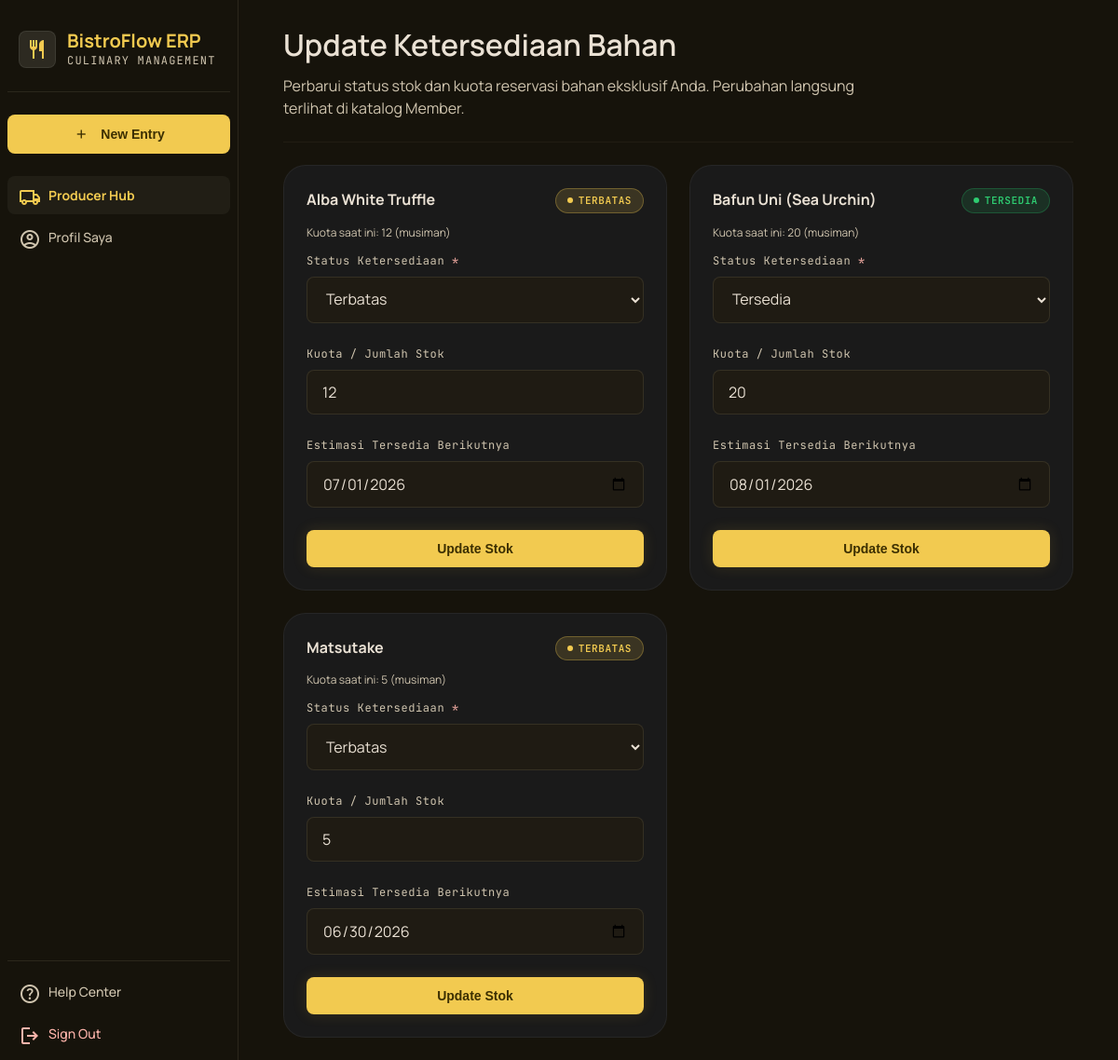
Page /produsen/update_stok.php (signed in) on the committed database.
### tables this page shows
CREATE TABLE bahan (
    bahan_id INT(11) NOT NULL AUTO_INCREMENT,
    nama_bahan VARCHAR(150) NOT NULL UNIQUE,
    asal_daerah VARCHAR(200) NOT NULL,
    narasi_cerita_bahan TEXT NOT NULL,
    nama_petani VARCHAR(100) NOT NULL,
    sertifikasi VARCHAR(200),
    status_ketersediaan ENUM('tersedia','terbatas','habis') NOT NULL DEFAULT 'tersedia',
    is_musiman TINYINT(1) NOT NULL DEFAULT 0,
    kuota_reservasi INT DEFAULT 0,
    estimasi_tersedia_berikutnya DATE,
    path_file_server VARCHAR(500),
    produsen_id INT(11) DEFAULT NULL,
    PRIMARY KEY (bahan_id),
    FOREIGN KEY (produsen_id) REFERENCES users(user_id) ON DELETE SET NULL
);

### config/auth.php (called while the page is built, shortened)
<?php
function e(string $value): string
{
    return htmlspecialchars($value, ENT_QUOTES, 'UTF-8');
}

### produsen/update_stok.php (the view, shortened to what this page needs)
<?php
$pdo = getDB();
$userId = $_SESSION['user_id'];
$stmt = $pdo->prepare("SELECT * FROM bahan WHERE produsen_id = ? ORDER BY nama_bahan ASC");
$stmt->execute([$userId]);
$bahanList = $stmt->fetchAll();
require_once __DIR__ . '/../includes/header.php';
require_once __DIR__ . '/../includes/sidebar.php';
?>
<header class="page-header">
    <div>
        <h2>Update Ketersediaan Bahan</h2>
        <p>Perbarui status stok dan kuota reservasi bahan eksklusif Anda. Perubahan langsung terlihat di katalog Member.</p>
    </div>
</header>
<?php if (empty($bahanList)): ?>
    <div class="card empty-state">
        <span class="material-symbols-outlined icon">inventory_2</span>
        <h4>Belum ada bahan terdaftar</h4>
        <p><a href="/produsen/upload_bahan.php" style="color: var(--color-primary);">Unggah cerita bahan baru</a> untuk mulai mengisi katalog.</p>
    </div>
<?php else: ?>
<div class="grid-3">
    <?php foreach ($bahanList as $b):
        $statusBadge = ['tersedia' => 'badge-success', 'terbatas' => 'badge-warning', 'habis' => 'badge-error'][$b['status_ketersediaan']];
    ?>
        <div class="card">
            <div class="flex justify-between items-start mb-sm">
                <h3 style="font-size:16px;"><?= e($b['nama_bahan']) ?></h3>
                <span class="badge <?= $statusBadge ?>"><?= e(ucfirst($b['status_ketersediaan'])) ?></span>
            </div>
            <p class="form-help mb-sm">Kuota saat ini: <?= $b['kuota_reservasi'] ?> <?= $b['is_musiman'] ? '(musiman)' : '' ?></p>
            <form method="POST">
                <div class="form-group">
                    <label>Status Ketersediaan <span class="required">*</span></label>
                    <select class="form-control" name="status_ketersediaan" required>
                        <option value="tersedia" <?= $b['status_ketersediaan'] === 'tersedia' ? 'selected' : '' ?>>Tersedia</option>
                        <option value="terbatas" <?= $b['status_ketersediaan'] === 'terbatas' ? 'selected' : '' ?>>Terbatas</option>
                    </select>
                </div>
                <div class="form-group">
                    <label>Kuota / Jumlah Stok</label>
                    <input type="number" class="form-control" name="kuota_reservasi" min="0" value="<?= $b['kuota_reservasi'] ?>">
                </div>
                <div class="form-group">
                    <label>Estimasi Tersedia Berikutnya</label>
                    <input type="date" class="form-control" name="estimasi_tersedia_berikutnya" value="<?= e($b['estimasi_tersedia_berikutnya'] ?? '') ?>" min="<?= date('Y-m-d', strtotime('+1 day')) ?>">
                </div>
                <button type="submit" class="btn btn-primary w-full"><span class="btn-label">Update Stok</span></button>
            </form>
        </div>
    <?php endforeach; ?>
</div>
<?php endif; ?>
<?php require_once __DIR__ . '/../includes/footer.php'; ?>

### assets/css/style.css (style rules this page uses)
:root { --color-background: #16130b; --color-surface: #16130b; --color-surface-container: #231f17; --color-surface-container-low: #1f1b13; --color-surface-container-high: #2d2a21; --color-surface-container-highest: #38342b; --color-surface-variant: #38342b; --color-primary: #f2ca50; --color-primary-container: #d4af37; --color-on-primary: #3c2f00; --color-on-primary-container: #554300; --color-primary-fixed: #ffe088; --color-primary-fixed-dim: #e9c349; --color-secondary: #f4bb92; --color-secondary-container: #653d1e; --color-secondary-fixed-dim: #f4bb92; --color-tertiary: #bfcdff; --color-tertiary-container: #97b0ff; --color-on-background: #eae1d4; --color-on-surface: #eae1d4; --color-on-surface-variant: #d0c5af; --color-outline: #99907c; --color-outline-variant: #4d4635; --color-error: #ffb4ab; --color-error-container: #93000a; --color-accent-green: #2D6A4F; --color-accent-brown: #8B5E3C; --space-xs: 4px; --space-sm: 12px; --space-base: 8px; --space-md: 24px; --space-lg: 48px; --space-xl: 80px; --space-gutter: 24px; --radius-sm: 0.25rem; --radius-lg: 0.5rem; --radius-xl: 0.75rem; --radius-2xl: 24px; --radius-full: 9999px; --font-body: 'Manrope', sans-serif; --font-mono: 'JetBrains Mono', monospace; }
* { margin: 0; padding: 0; box-sizing: border-box; }
body { font-family: var(--font-body); background-color: var(--color-background); color: var(--color-on-background); line-height: 1.5; min-height: 100vh; }
.page-header { display: flex; flex-wrap: wrap; justify-content: space-between; align-items: flex-end; gap: var(--space-md); margin-bottom: var(--space-md); padding-bottom: var(--space-md); border-bottom: 1px solid rgba(77, 70, 53, 0.2); }
.page-header h2 { font-size: 32px; font-weight: 600; color: var(--color-on-background); margin-bottom: 8px; }
.page-header p { color: var(--color-on-surface-variant); font-size: 16px; max-width: 640px; }
.card { background-color: #1A1A1A; border: 1px solid rgba(255, 255, 255, 0.05); border-radius: var(--radius-2xl); padding: var(--space-md); }
.btn { display: inline-flex; align-items: center; justify-content: center; gap: 8px; padding: 12px 24px; border-radius: var(--radius-lg); font-weight: 700; font-size: 14px; cursor: pointer; border: none; transition: all 0.2s; text-decoration: none; }
.btn-primary { background-color: var(--color-primary); color: var(--color-on-primary); box-shadow: 0 0 15px rgba(212, 175, 55, 0.15); }
.form-group { margin-bottom: var(--space-md); }
.form-group label { display: block; font-family: var(--font-mono); font-size: 12px; letter-spacing: 0.05em; color: var(--color-on-surface-variant); margin-bottom: 8px; }
.form-group label .required { color: var(--color-error); }
.form-control { width: 100%; background-color: var(--color-surface-container-low); border: 1px solid rgba(77,70,53,0.5); color: var(--color-on-background); border-radius: var(--radius-lg); padding: 12px 16px; font-size: 16px; font-family: var(--font-body); transition: border-color 0.2s; }
select.form-control { cursor: pointer; }
.form-help { font-size: 12px; color: var(--color-on-surface-variant); margin-top: 6px; }
.badge { display: inline-flex; align-items: center; gap: 6px; padding: 4px 12px; border-radius: var(--radius-full); font-family: var(--font-mono); font-size: 11px; font-weight: 600; letter-spacing: 0.05em; text-transform: uppercase; border: 1px solid transparent; }
.badge::before { content: ''; width: 6px; height: 6px; border-radius: 50%; background: currentColor; }
.badge-success { background: rgba(39, 174, 96, 0.15); color: #2ecc71; border-color: rgba(39,174,96,0.3); }
.badge-warning { background: rgba(242, 202, 80, 0.15); color: var(--color-primary); border-color: rgba(242,202,80,0.3); }
.grid-3 { display: grid; grid-template-columns: repeat(auto-fill, minmax(280px, 1fr)); gap: var(--space-md); }
.flex { display: flex; }
.justify-between { justify-content: space-between; }
.mb-sm { margin-bottom: 12px; }
.w-full { width: 100%; }

### rows in the picture
bahan: nama_bahan "Alba White Truffle", status_ketersediaan "TERBATAS", kuota_reservasi "12", is_musiman "(musiman)", status_ketersediaan "Terbatas", estimasi_tersedia_berikutnya "07/01/2026"
bahan: nama_bahan "Bafun Uni (Sea Urchin)", status_ketersediaan "TERSEDIA", kuota_reservasi "20", is_musiman "(musiman)", status_ketersediaan "Tersedia", estimasi_tersedia_berikutnya "08/01/2026"
bahan: nama_bahan "Matsutake", status_ketersediaan "TERBATAS", kuota_reservasi "5", is_musiman "(musiman)", status_ketersediaan "Terbatas", estimasi_tersedia_berikutnya "06/30/2026"

### other values in the picture
$item['label'] "Producer Hub"
$item['label'] "Profil Saya"
